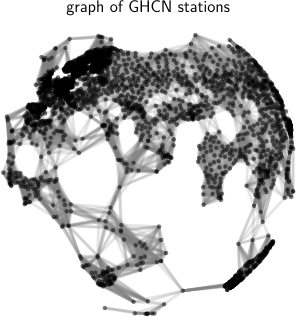

Python code for this plot:
#!/usr/bin/env python3
# coding: utf-8


import os

import numpy as np
from matplotlib import pyplot as plt
import pygsp as pg


# plt.rc('font', family='Latin Modern Roman')
plt.rc('text', usetex=True)
plt.rc('text.latex', preamble=r'\usepackage{lmodern}')

stations = np.load('ghcn_stations_2010-2014.npz')
data = np.load('ghcn_data_2010-2014_TMAX.npz')

keep = data['valid_days'].flatten()
data = data['data'].reshape(len(stations['id_ghcn']), -1)
data = data[:, keep]
data = data / 10

# Show the same stations as for the temperature plot.
year, month, day = 2014, 1, 1
t = (year-2010)*365 + (month-1)*30 + (day-1)
keep = ~np.isnan(data[:, t])

data = data[keep]
lon = stations['lon'][keep]
lat = stations['lat'][keep]

print('n_stations: {}, n_days: {}'.format(*data.shape))

# Rotate the view.
lon -= 50
lat -= 20

lon *= np.pi / 180
lat *= np.pi / 180

x = np.cos(lat) * np.cos(lon)
y = np.cos(lat) * np.sin(lon)
z = np.sin(lat)

positions = np.stack([x, y, z], axis=1)
graph = pg.graphs.NNGraph(positions, k=20)
print(graph)

graph.set_signal(np.clip(data[:, t], -20, 40), 'temperature')

graph = graph.subgraph(x > 0)
print(graph)

graph.plotting.update({
    'elevation': 0,
    'azimuth': 0,
    'distance': 8,
    'vertex_size': 10,
    'vertex_color': (0, 0, 0, 1),
    'edge_color': (0.5, 0.5, 0.5, 0.2),
})

graph.coords = graph.coords[:, 1:]

fig = plt.figure(figsize=(4, 4))
ax = fig.add_subplot(1, 1, 1)
graph.plot(edges=True, title='graph of GHCN stations', ax=ax)
#fig, ax = graph.plot(graph.signals['temperature'], edges=True, title='')
#ax.scatter(graph.coords[:, 0], graph.coords[:, 1], 10, graph.signals['temperature'], cmap='RdYlBu_r')
ax.axis('equal')
ax.axis('off')

#fig.tight_layout()
filename = os.path.splitext(os.path.basename(__file__))[0] + '.pdf'
fig.savefig(filename)
